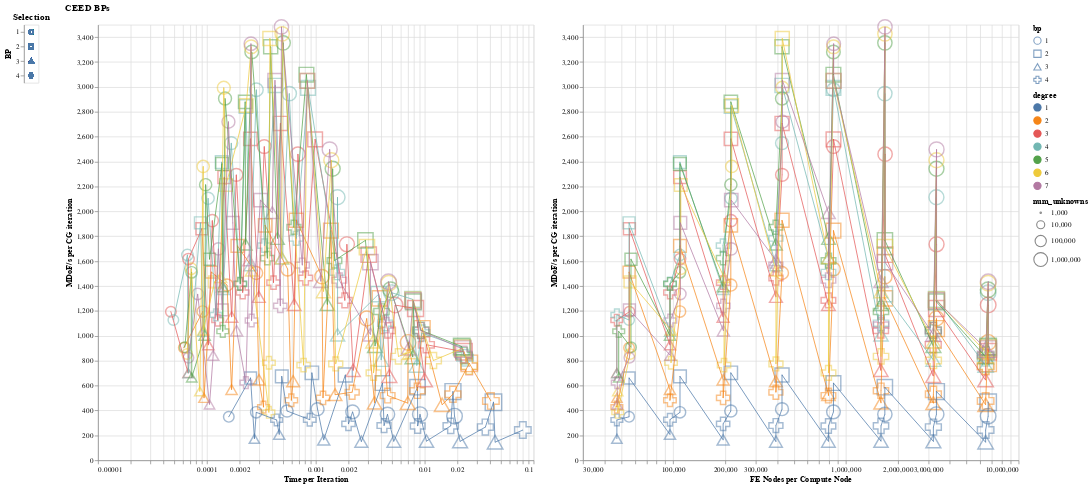

This figure's notebook cell:
### Code cell
highlight = alt.selection_single(
    on='mouseover',
    fields=['degree', 'time_per_it', 'backend', 'hostname'],
    nearest=True,
    empty='none',
)

bps_select = alt.selection_single(
    fields=['bp'],
)

base = alt.Chart(runs[runs.hostname == "noether"]).encode(
    alt.Y('mdofs:Q', title='MDoF/s per CG iteration'),
    alt.Color('degree:N'),
    alt.Size('num_unknowns', scale=alt.Scale(type='log', domain=(1e3, 1e6))),
    alt.Shape('bp:N'),
    tooltip=('hostname', 'bp', 'num_procs', 'backend', 'num_elem', 'degree', 'num_unknowns', 'file'),
).transform_filter(
    bps_select,
).transform_calculate(
    mdofs='datum.cg_iteration_dps/1e6',
)

points = base.mark_point().encode(
    opacity=alt.condition(highlight, alt.value(1), alt.value(.5)),
).add_selection(
    highlight,
)

lines = base.mark_line().encode(
    size=alt.condition(alt.datum.degree - highlight.degree == 0, alt.value(2), alt.value(1))
)

pane = points + lines

composite = (
    pane.encode(
        alt.X('time_per_it', scale=alt.Scale(type='log'), title='Time per Iteration'),
    ).properties(width=600, height=600) |
    pane.encode(
        alt.X('FE_nodes_per_compute_node', scale=alt.Scale(type='log', domain=(3e4, 1e7), clamp=True), title='FE Nodes per Compute Node'),
    ).properties(width=600, height=600)
)

activator = alt.Chart(runs).mark_point().encode(
    alt.Y('bp', title='BP'),
    alt.Shape('bp')
).add_selection(bps_select).properties(title='Selection')

activator | composite.properties(title='CEED BPs')

### Figure 1 — Vega-Lite specification as saved in the notebook (floating-point values rounded to 4 significant figures; data arrays with more than 128 entries replaced by an {"elided": "..."} marker saying what was removed)
{"config": {"view": {"continuousWidth": 400, "continuousHeight": 300}}, "hconcat": [{"data": {"name": "data-b7dd9d94546b80be951601296965594e"}, "mark": "point", "encoding": {"shape": {"field": "bp", "type": "nominal"}, "y": {"field": "bp", "title": "BP", "type": "nominal"}}, "selection": {"selector002": {"type": "single", "fields": ["bp"]}}, "title": "Selection"}, {"hconcat": [{"layer": [{"mark": "point", "encoding": {"color": {"field": "degree", "type": "nominal"}, "opacity": {"condition": {"value": 1, "selection": "selector001"}, "value": 0.5}, "shape": {"field": "bp", "type": "nominal"}, "size": {"field": "num_unknowns", "scale": {"domain": [1000.0, 1000000.0], "type": "log"}, "type": "quantitative"}, "tooltip": [{"field": "hostname", "type": "nominal"}, {"field": "bp", "type": "nominal"}, {"field": "num_procs", "type": "quantitative"}, {"field": "backend", "type": "nominal"}, {"field": "num_elem", "type": "quantitative"}, {"field": "degree", "type": "quantitative"}, {"field": "num_unknowns", "type": "quantitative"}, {"field": "file", "type": "nominal"}], "y": {"field": "mdofs", "title": "MDoF/s per CG iteration", "type": "quantitative"}}, "selection": {"selector001": {"type": "single", "on": "mouseover", "fields": ["degree", "time_per_it", "backend", "hostname"], "nearest": true, "empty": "none"}}, "transform": [{"filter": {"selection": "selector002"}}, {"calculate": "datum.cg_iteration_dps/1e6", "as": "mdofs"}]}, {"mark": "line", "encoding": {"color": {"field": "degree", "type": "nominal"}, "shape": {"field": "bp", "type": "nominal"}, "size": {"condition": {"value": 2, "test": "((datum.degree - selector001.degree) === 0)"}, "value": 1}, "tooltip": [{"field": "hostname", "type": "nominal"}, {"field": "bp", "type": "nominal"}, {"field": "num_procs", "type": "quantitative"}, {"field": "backend", "type": "nominal"}, {"field": "num_elem", "type": "quantitative"}, {"field": "degree", "type": "quantitative"}, {"field": "num_unknowns", "type": "quantitative"}, {"field": "file", "type": "nominal"}], "y": {"field": "mdofs", "title": "MDoF/s per CG iteration", "type": "quantitative"}}, "transform": [{"filter": {"selection": "selector002"}}, {"calculate": "datum.cg_iteration_dps/1e6", "as": "mdofs"}]}], "encoding": {"x": {"field": "time_per_it", "scale": {"type": "log"}, "title": "Time per Iteration", "type": "quantitative"}}, "height": 600, "width": 600}, {"layer": [{"mark": "point", "encoding": {"color": {"field": "degree", "type": "nominal"}, "opacity": {"condition": {"value": 1, "selection": "selector001"}, "value": 0.5}, "shape": {"field": "bp", "type": "nominal"}, "size": {"field": "num_unknowns", "scale": {"domain": [1000.0, 1000000.0], "type": "log"}, "type": "quantitative"}, "tooltip": [{"field": "hostname", "type": "nominal"}, {"field": "bp", "type": "nominal"}, {"field": "num_procs", "type": "quantitative"}, {"field": "backend", "type": "nominal"}, {"field": "num_elem", "type": "quantitative"}, {"field": "degree", "type": "quantitative"}, {"field": "num_unknowns", "type": "quantitative"}, {"field": "file", "type": "nominal"}], "y": {"field": "mdofs", "title": "MDoF/s per CG iteration", "type": "quantitative"}}, "selection": {"selector001": {"type": "single", "on": "mouseover", "fields": ["degree", "time_per_it", "backend", "hostname"], "nearest": true, "empty": "none"}}, "transform": [{"filter": {"selection": "selector002"}}, {"calculate": "datum.cg_iteration_dps/1e6", "as": "mdofs"}]}, {"mark": "line", "encoding": {"color": {"field": "degree", "type": "nominal"}, "shape": {"field": "bp", "type": "nominal"}, "size": {"condition": {"value": 2, "test": "((datum.degree - selector001.degree) === 0)"}, "value": 1}, "tooltip": [{"field": "hostname", "type": "nominal"}, {"field": "bp", "type": "nominal"}, {"field": "num_procs", "type": "quantitative"}, {"field": "backend", "type": "nominal"}, {"field": "num_elem", "type": "quantitative"}, {"field": "degree", "type": "quantitative"}, {"field": "num_unknowns", "type": "quantitative"}, {"field": "file", "type": "nominal"}], "y": {"field": "mdofs", "title": "MDoF/s per CG iteration", "type": "quantitative"}}, "transform": [{"filter": {"selection": "selector002"}}, {"calculate": "datum.cg_iteration_dps/1e6", "as": "mdofs"}]}], "encoding": {"x": {"field": "FE_nodes_per_compute_node", "scale": {"clamp": true, "domain": [30000.0, 10000000.0], "type": "log"}, "title": "FE Nodes per Compute Node", "type": "quantitative"}}, "height": 600, "width": 600}], "data": {"name": "data-04275a7ccc744098f1a7e66e4992e39a"}, "title": "CEED BPs"}], "$schema": "https://vega.github.io/schema/vega-lite/v4.17.0.json", "datasets": {"data-b7dd9d94546b80be951601296965594e": {"elided": "928 records"}, "data-04275a7ccc744098f1a7e66e4992e39a": {"elided": "224 records"}}}
